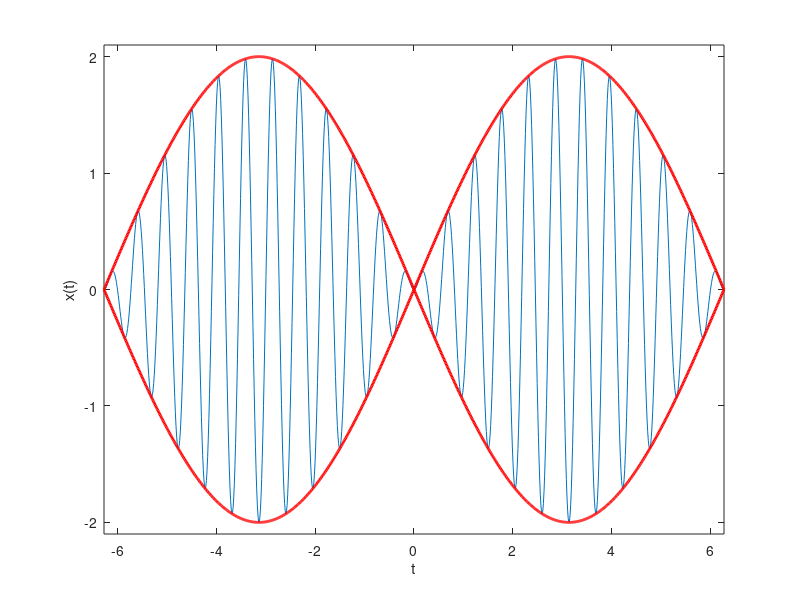

The MATLAB source for this figure:
t = linspace(-2*pi,2*pi,1000);
x = 2*sin(t/2).*sin(23*t/2);
env = 2*sin(t/2);
plot(t,x)
hold on
h = plot(t,[env;-env]);
set(h,'linewidth',2,'color','r');
hold off
axis([-2*pi,2*pi,-2.1,2.1])
xlabel('t')
ylabel('x(t)')
shg